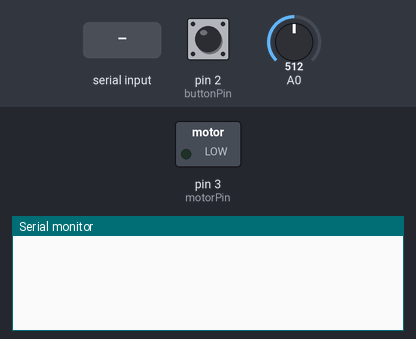
Recording of a sketch running on a simulated Arduino Uno, built with avr-gcc and run on an emulated ATmega328P. On the bench: switched loads named in the sketch (green lamp = pin HIGH), the last lines printed to the serial monitor. The inputs (shaded band) are chosen by the test bench; at power-on: A0 = 512, pin 2 (buttonPin) HIGH.

Above: at 1.2 s.
1.3 s: A0 set to 716
At 2.2 s:
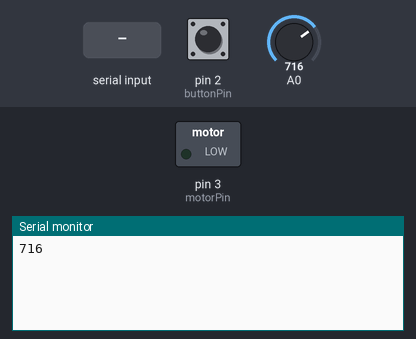
2.8 s: pin 2 (buttonPin) pulled LOW for 0.15 s
At 3.3 s:
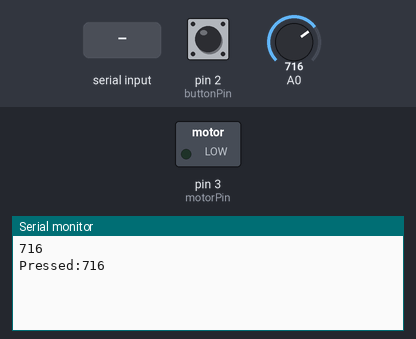
4.4 s: "90,45,200\n" received over Serial
At 4.9 s:
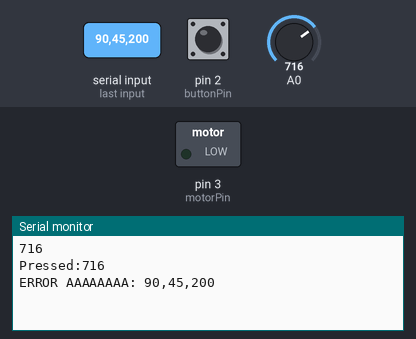
5.9 s: "90,45\n" received over Serial
At 7.1 s:
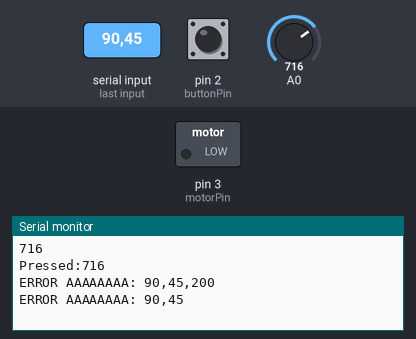
7.4 s: "5\n" received over Serial
At 8.1 s:
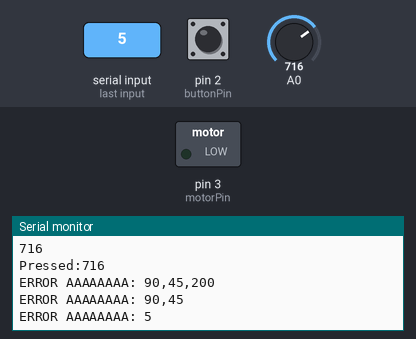

The sketch:

ArduinoTSI.ino
```cpp
#include <math.h>

const int buttonPin = 2;
const int motorPin = 3;

double questionnaireItems = 0;
double threshold = 0;
double value = 0;
int lastState = LOW;
int currentState;
const char* delimiter = ":";
unsigned long previousMillis;
const long intervall = 20;

double lastPosition = -1;

void setup() {
  Serial.begin(9600);
  pinMode(motorPin, OUTPUT);
  pinMode(buttonPin, INPUT_PULLUP);
  lastPosition = analogRead(A0);
}

// Function to check if the slider value is near the threshold
bool isNearly(double value, double t) {
  double fractpart, intpart;
  fractpart = modf(value, &intpart);
  return (fractpart < t) || (fractpart > 1 - t);
}

void loop() {
    // Check for incoming serial data
    if (Serial.available()) {
        String input = Serial.readStringUntil('\n');
        parseSerialInput(input);
    }

    // between 0 and 1023
    int sensorValue = analogRead(A0);

    if (millis() - previousMillis >= intervall && abs(sensorValue - lastPosition) >= 5) {
        previousMillis = millis();
        Serial.println(sensorValue);
        lastPosition = sensorValue;
    }

    double value = ((double)sensorValue) * (questionnaireItems - 1) / 1024.0;

    // Check if the value is near the threshold and control the motor
    if (questionnaireItems > 0 && isNearly(value, threshold)) {
        digitalWrite(motorPin, HIGH);
    } else {
        digitalWrite(motorPin, LOW);
    }

    // Check if the button state has changed and print when pressed
    int currentState = digitalRead(buttonPin);
    if (lastState == HIGH && currentState == LOW) {
        // reset local state until message is received
        questionnaireItems = 0.0;
        threshold = 0.0;
        // request next questionnaire data
        Serial.print("Pressed:");
        Serial.println(sensorValue);
    }
    lastState = currentState;
}

// Parse input message to update questionnaireItems and threshold
void parseSerialInput(const String& input) {
  char buffer[30];
  input.toCharArray(buffer, sizeof(buffer));
  char* itemsStr = strtok(buffer, delimiter);
  char* thresholdStr = strtok(NULL, delimiter);

  if (itemsStr != NULL && thresholdStr != NULL) {
    questionnaireItems = atof(itemsStr);
    threshold = atof(thresholdStr);

    Serial.print("Updated Questionnaire Items: ");
    Serial.println(questionnaireItems);
    Serial.print("Updated Threshold: ");
    Serial.println(threshold);
  } else {
    Serial.print("ERROR AAAAAAAA: ");
    Serial.println(input);
  }
}
```

Measured:
- after the input at 1.3 s, the serial monitor: prints a new line at once (image 1)
- after the input at 2.8 s, the serial monitor: prints a new line at once (image 2)
- after the input at 4.4 s, the serial monitor: prints a new line at once (image 3)
- after the input at 5.9 s, the serial monitor: prints a new line at once (image 4)
- after the input at 7.4 s, the serial monitor: prints a new line at once (image 5)
